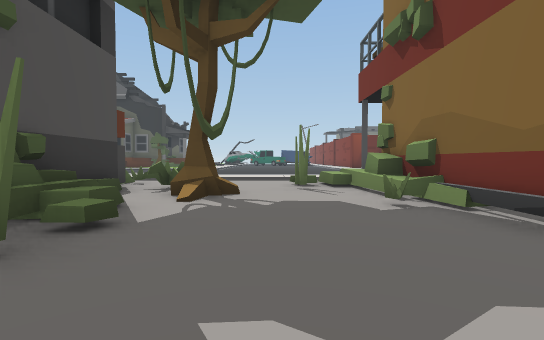
View 1 (above)

24 first-person views from a walk through a 3-D level made in the Unity game engine. The camera is 1.2 m above the floor, tilts 2° down and sees 85° across. The floor is counted in squares, 2 m on a side. Each view is taken from the middle of a square. On the plan, view 1 faces up. The plan holds only what a view shows up to about 9 squares ahead; the rest is blank. The place goes on beyond the plan. The player is left out.

View 2
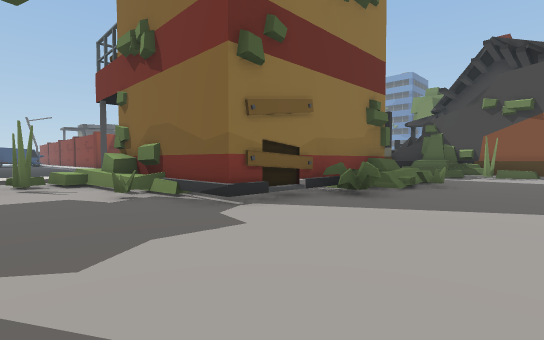

View 3
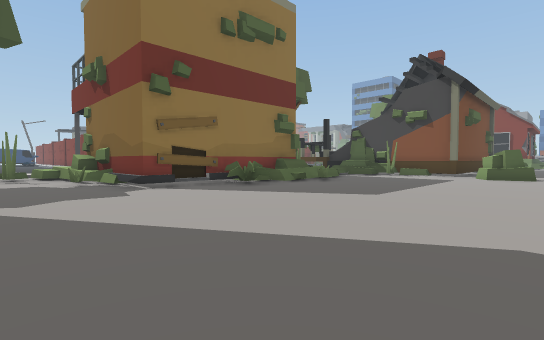

View 4
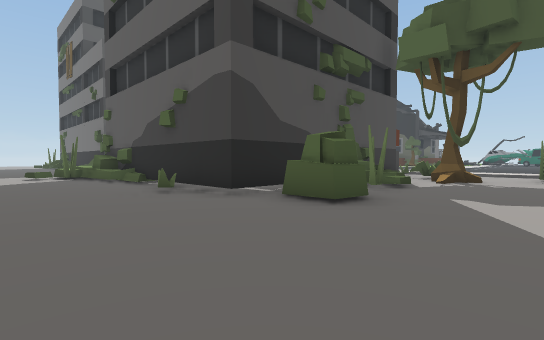

View 5
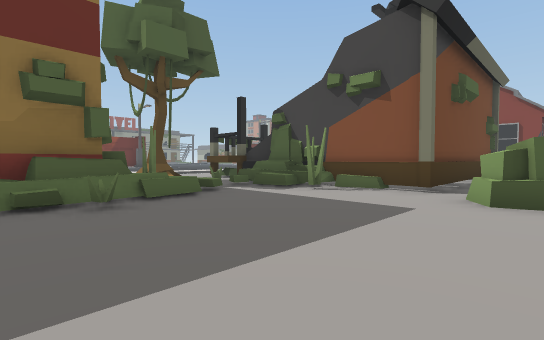

View 6
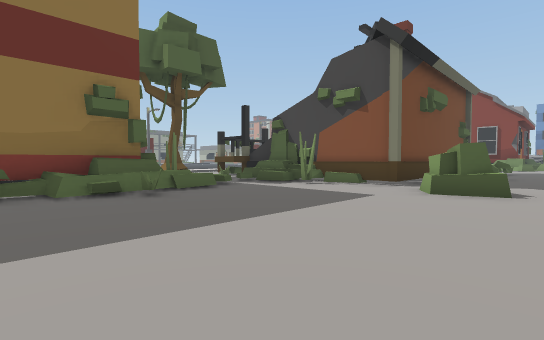

View 7
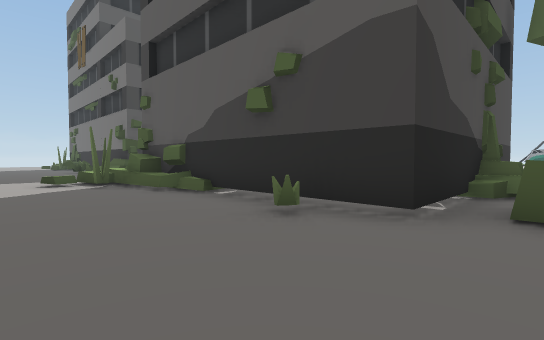

View 8
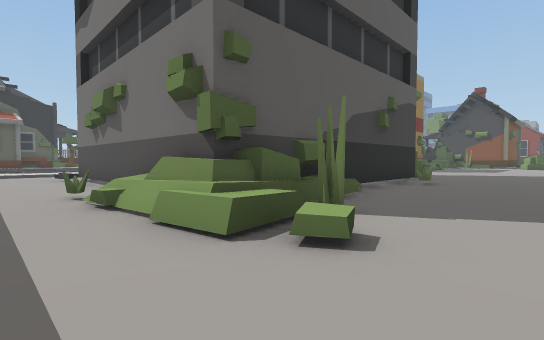

View 9
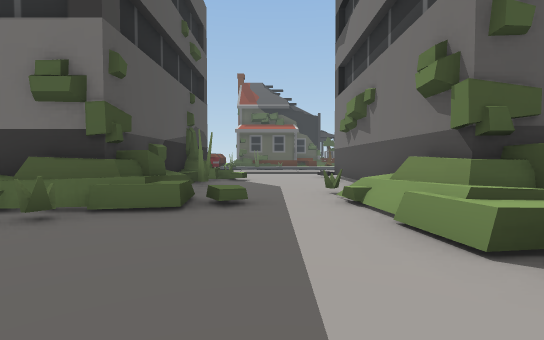

View 10
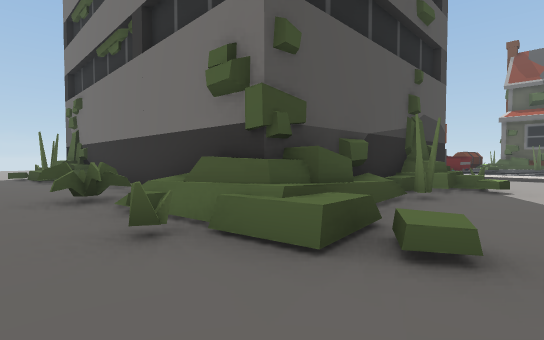

View 11
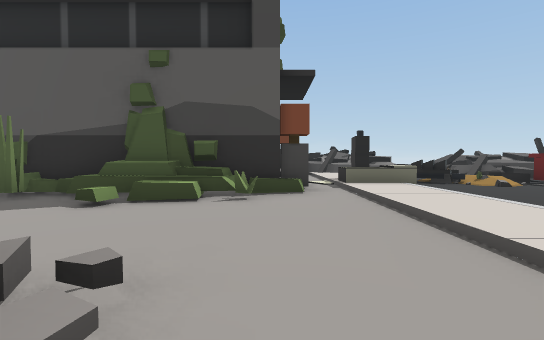

View 12
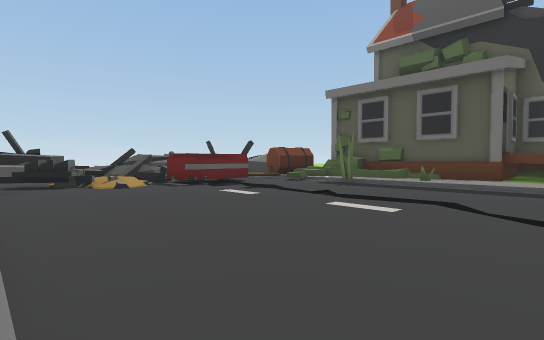

View 13
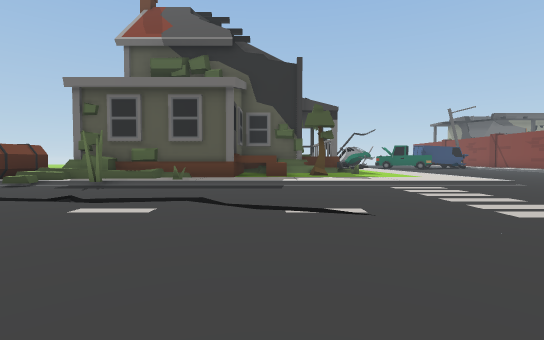

View 14
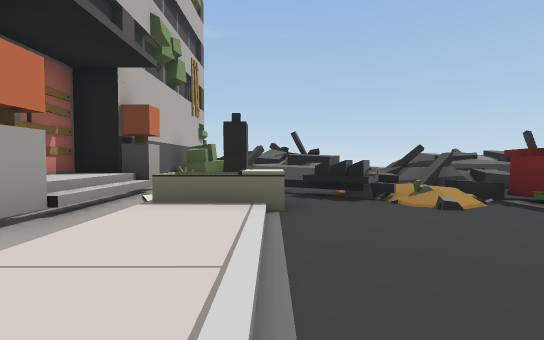

View 15
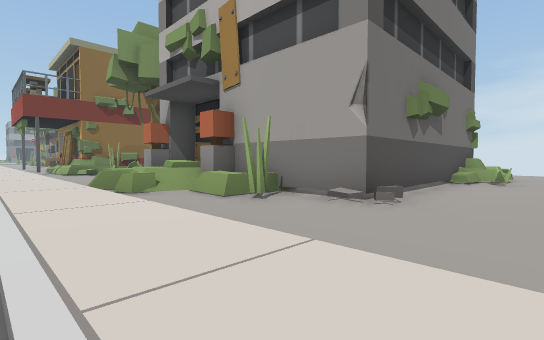

View 16
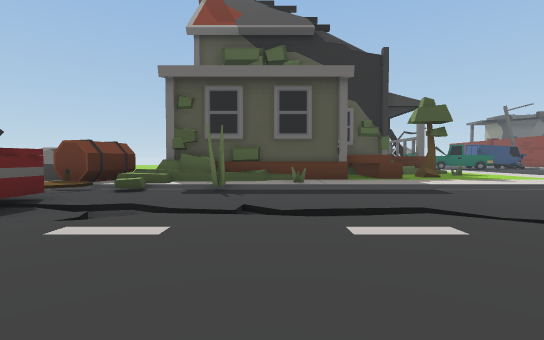

View 17
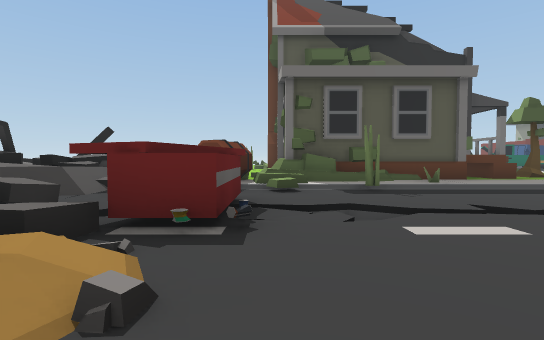

View 18
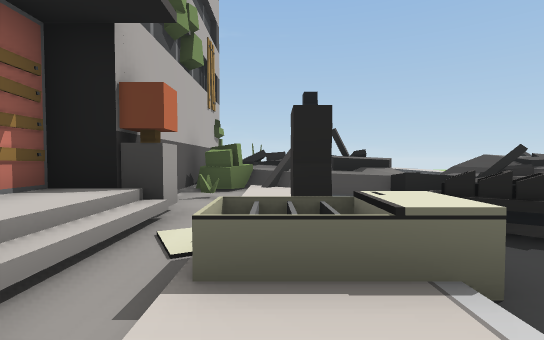

View 19
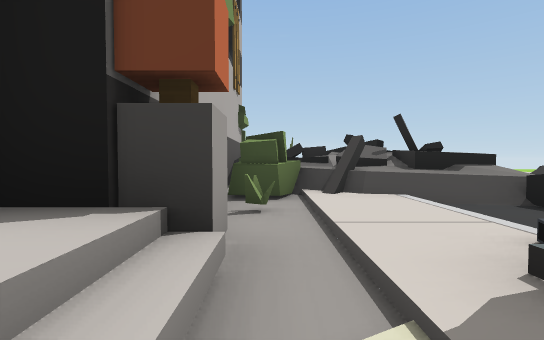

View 20
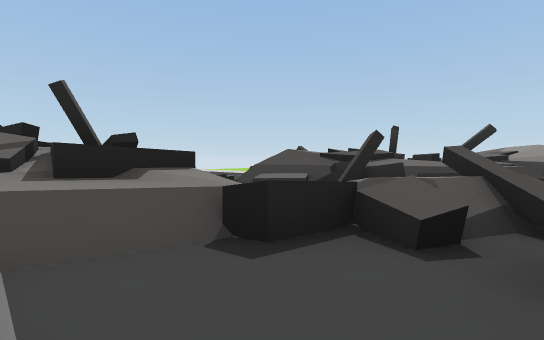

View 21
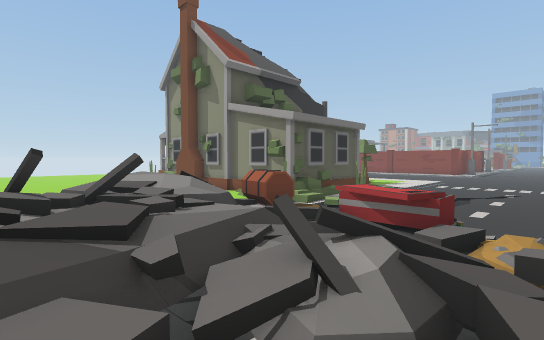

View 22
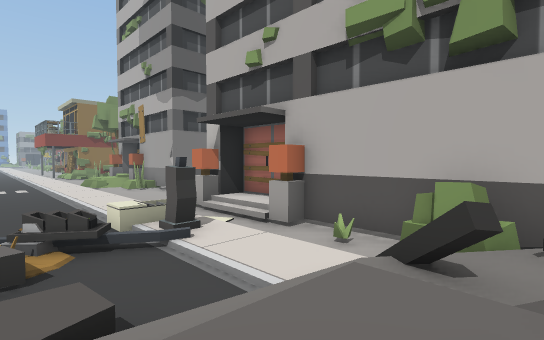

View 23
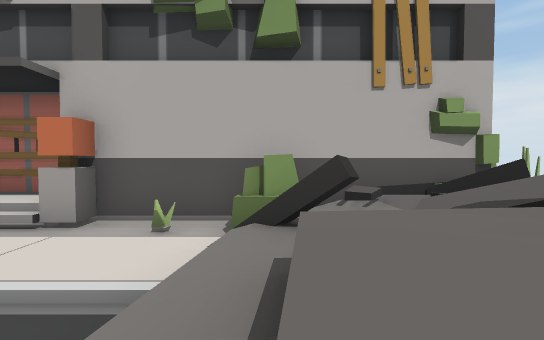

View 24
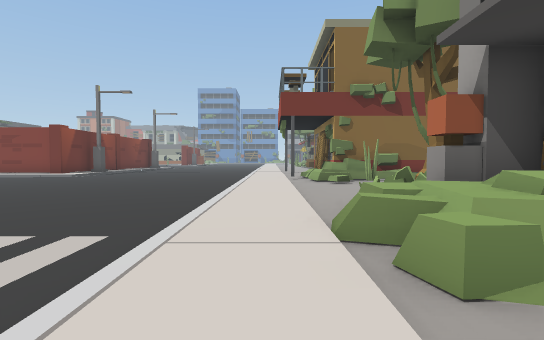

### Floor plan
Key: @ floor where view 1 was taken; # wall or solid block; x gap in a wall; . main floor; : floor 0.25 m higher than the main floor; + floor 0.5 m higher than the main floor; * floor 0.75 m higher than the main floor; % floor 1 m higher than the main floor; & floor 1.5 m higher than the main floor; $ floor 1.75 m higher than the main floor; / step, stairs or slope; = window, fence, low wall or low ledge; ^ raised ledge; v drop or lower ground; T tree; H house; O other object.
Columns run from 25 left of view 1 to 12 right of it. Each row starts with its distance up from view 1.
 22                ^
 21       =        #
 20     ==#=       ## #=::
 19    ==##$ O#######:::::
 18    ##%*//O#^x/::::::::/
 17    &%=///://#//////////
 16    &&#=///............. ...
 15   =#===/.OOv.=.............
 14   =#====OOOvvvvvv..........
 13   ==./==#/.......=.........
 12   =////=O/.................
 11  =#/=/../..................
 10 ==///////O/////////////////
  9 /^/%=:::OO:::::::::::/:::::
  8  =/##.=............==/.....
  7 ########**#......####=....=x#
  6        #####....########..#^#
  5           ##=..##    ##TT..##
  4           ##...#      #=...=#       .H
  3           ##...#      #=....###  ^#.HH
  2           ##...#      ##......###x=.+#
  1     #######^..=#      #.........=...H#
  0   ###....###=.=#     ###.@...........#
 -1   =.....=..=...#######...............#
 -2     ...........=#...................H.
 -3             ........................H.
 -4              .........................

Positions as (right, up) in squares from view 1, and headings:
1: (0, 0), facing up
2: (0, -1), facing up-right
3: (0, -4), facing up-right
4: (1, -4), facing up-left
5: (6, -3), facing up-right
6: (5, -4), facing up-right
7: (-2, -4), facing up-left
8: (-12, -4), facing up-right
9: (-12, -4), facing up
10: (-12, -2), facing up-left
11: (-9, 7), facing left
12: (-9, 10), facing up-left
13: (-9, 10), facing up
14: (-12, 10), facing left
15: (-12, 10), facing down-right
16: (-12, 11), facing up
17: (-15, 11), facing up
18: (-14, 9), facing left
19: (-16, 8), facing left
20: (-18, 10), facing up-left
21: (-22, 12), facing up-right
22: (-22, 12), facing down-right
23: (-21, 12), facing down
24: (-8, 9), facing right
